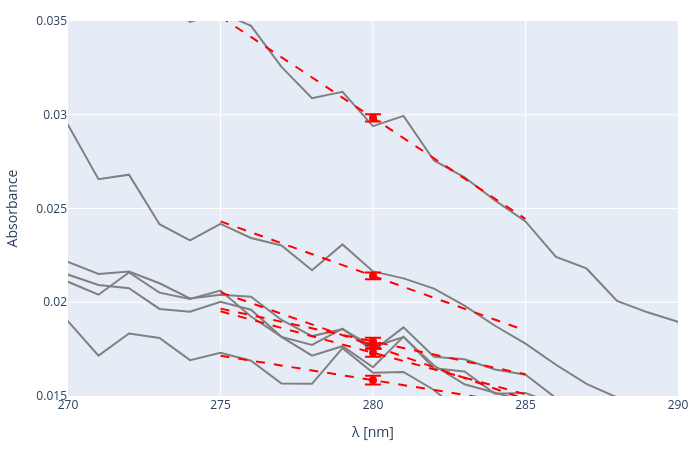

Source (notebook cell):
### Code cell
import plotly.graph_objects as go

fig_fit = go.Figure()

# Plot each spectrum (all with the same color, e.g., gray)
for idx, conc in enumerate(concentrazioni):
    wl_col = f'Wavelength {conc}'
    abs_col = f'Absorbance {conc}'
    fig_fit.add_trace(go.Scatter(
        x=SPETTRI[idx][wl_col],
        y=SPETTRI[idx][abs_col],
        mode='lines',
        line=dict(color='gray'),
        showlegend=False
    ))

# Plot the linear fits in the 275-285 nm region (all red, dashed)
x_fit = np.linspace(275, 285, 100)
for idx, conc in enumerate(concentrazioni):
    y_fit = m[idx] * (x_fit - 280) + y0_array[idx]
    fig_fit.add_trace(go.Scatter(
        x=x_fit,
        y=y_fit,
        mode='lines',
        line=dict(color='red', dash='dash'),
        showlegend=False
    ))
    # Add red dot at 280 nm for each fit, with error bar
    fig_fit.add_trace(go.Scatter(
        x=[280],
        y=[y0_array[idx]],
        mode='markers',
        marker=dict(color='red', size=8),
        error_y=dict(
            type='constant',
            value=sy0[idx],
            visible=True,
            color='red',
            thickness=2,
            width=8
        ),
        showlegend=False
    ))

fig_fit.update_layout(
    xaxis_title='λ [nm]',
    yaxis_title='Absorbance',
    width=700,
    height=450,
    margin=dict(l=20, r=20, t=20, b=20),
    xaxis_range=[270, 290],
    yaxis_range=[0.015, 0.035],
    showlegend=False
)

fig_fit.show()
